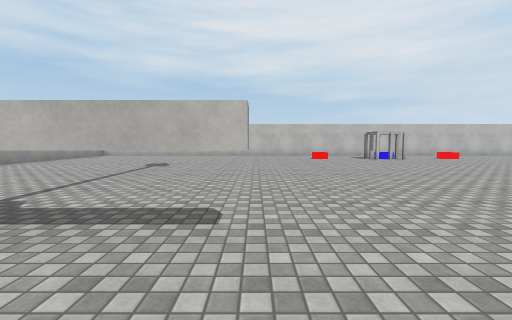
[1] (above)

16 first-person views from a walk through a 3-D level made in the Unity game engine. The camera is 1.3 m above the floor, tilts 4° down and sees 90° across. The floor is counted in squares, 2 m on a side. Each view is taken from the middle of a square. On the plan, view 1 faces up. The plan holds only what a view shows up to about 9 squares ahead; the rest is blank. The player is left out. Surface patterns are stand-ins for the level's own textures.

[2]
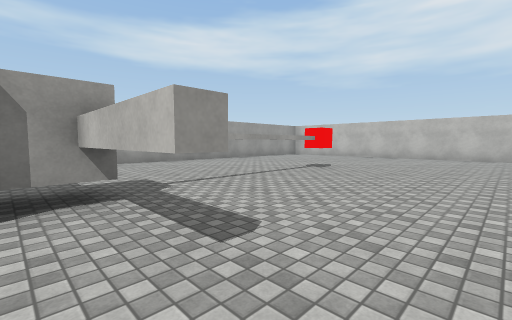

[3]
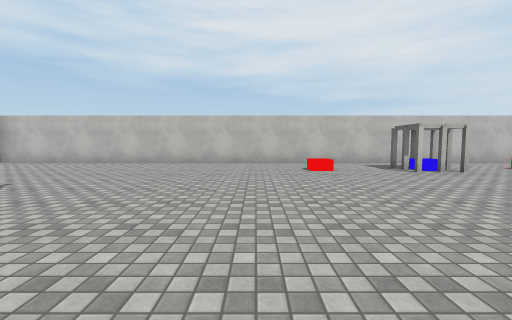

[4]
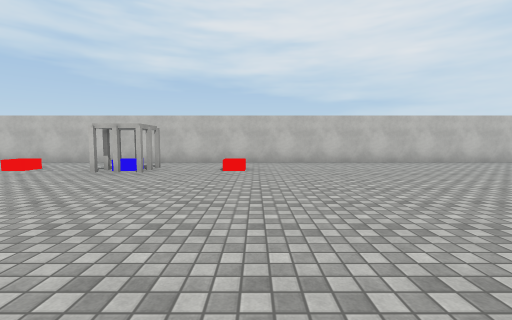

[5]
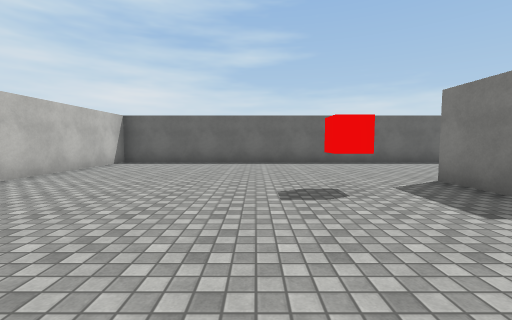

[6]
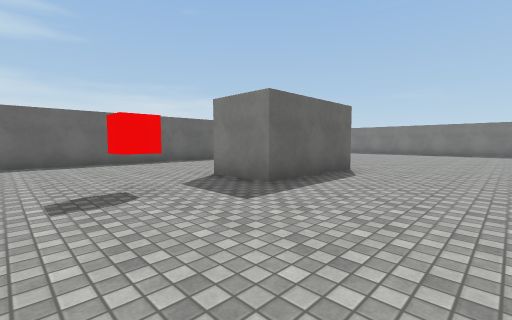

[7]
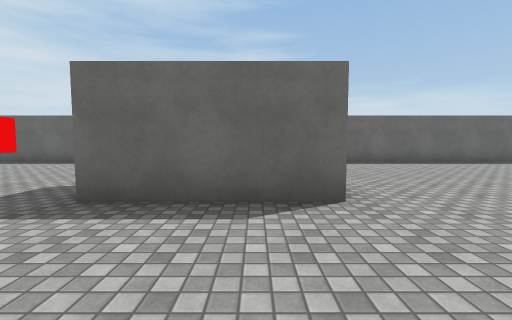

[8]
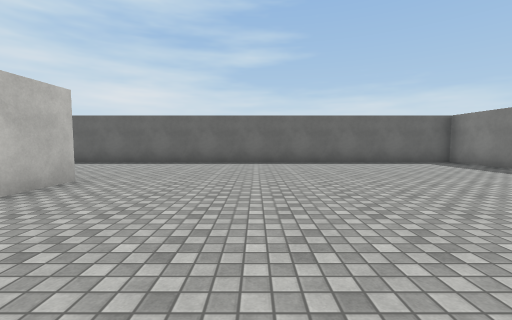

[9]
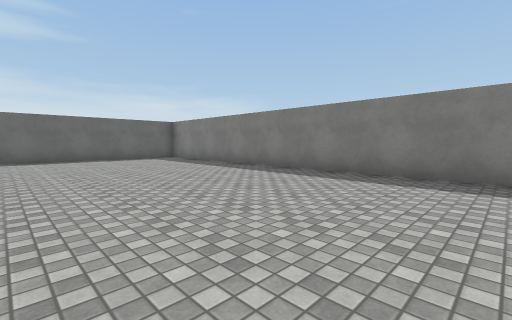

[10]
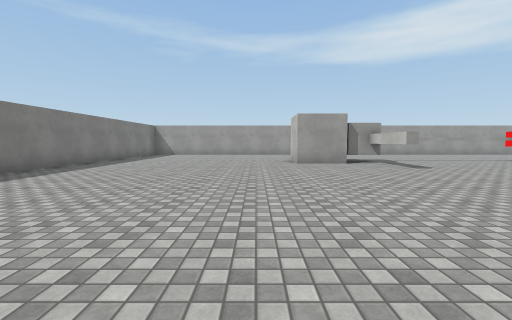

[11]
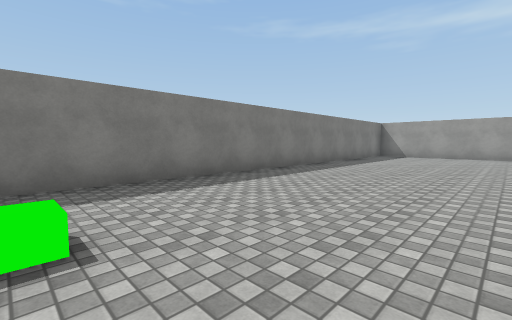

[12]
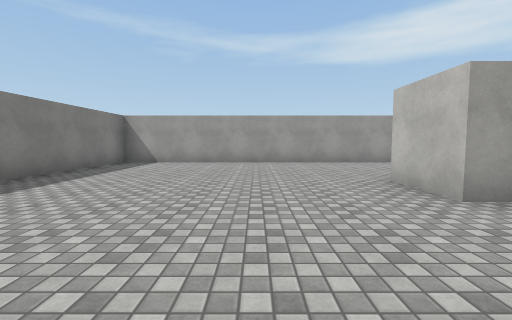

[13]
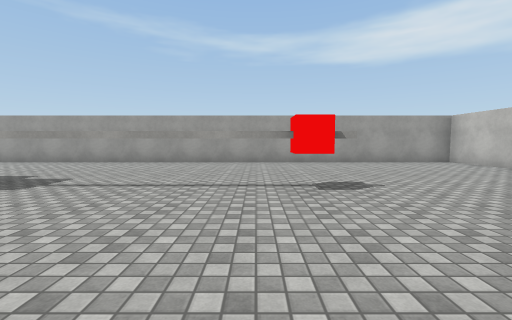

[14]
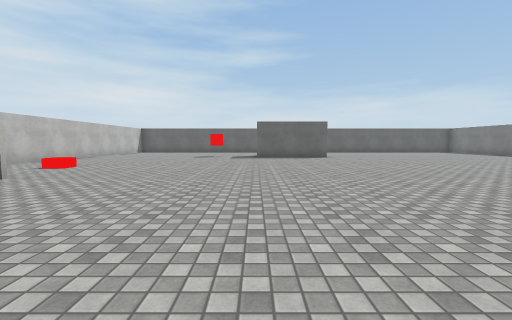

[15]
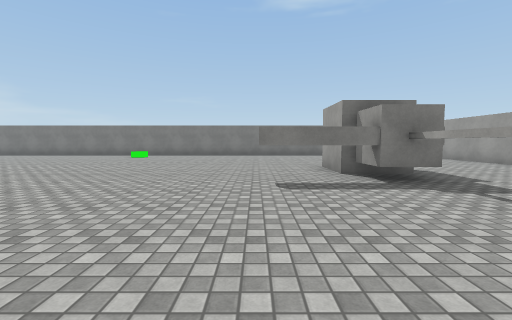

[16]
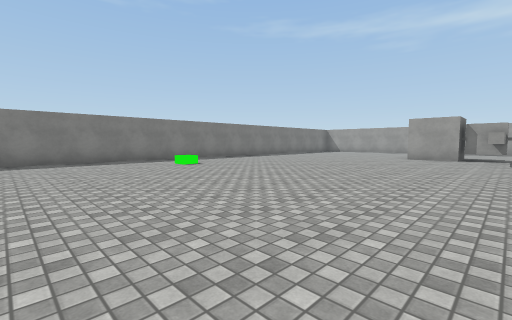

### Floor plan
Key: @ floor where view 1 was taken; # wall or solid block; . floor; C red cube; T thing the floor can be seen under or through; F fence; B blue cube; O other object.
Columns run from 8 left of view 1 to 18 right of it. Each row starts with its distance up from view 1.
 13 ###########################
 12 #.........................#
 11 #.........................#
 10 #............FB...........#
  9 #.........................#
  8 #.........................#
  7 #....TC.............C.....#
  6 #....T....................#
  5 #....T..............##....#
  4 #....T..............  ....#
  3 #....T..............# ....#
  2 #....TTT............##....#
  1 #....OO...................#
  0 #....##.@.................#
 -1 #.........................#
 -2 #.........................#
 -3 #.........................#
 -4 #.........................#
 -5 #............O............#
 -6 #.........................#
 -7 #.........................#
 -8 ###########################

Positions as (right, up) in squares from view 1, and headings:
1: (0, 0), facing up
2: (1, 1), facing up-left
3: (1, 4), facing up
4: (8, 4), facing up
5: (9, 8), facing right
6: (9, 8), facing down-right
7: (9, 3), facing right
8: (9, -1), facing right
9: (7, -2), facing down-right
10: (6, -2), facing left
11: (5, -3), facing down-left
12: (1, -3), facing left
13: (1, 6), facing left
14: (1, 5), facing right
15: (0, 6), facing down
16: (9, 2), facing down-left
